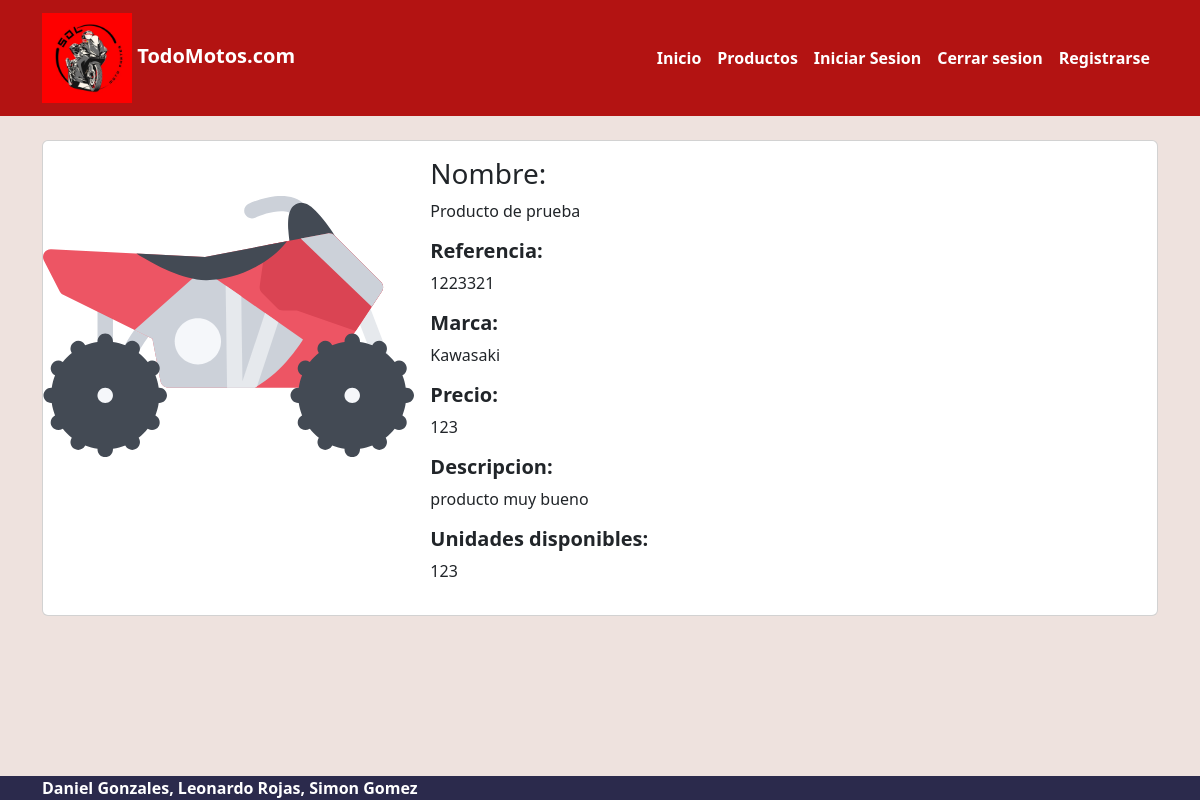
Before: /product/1 with the older database file.
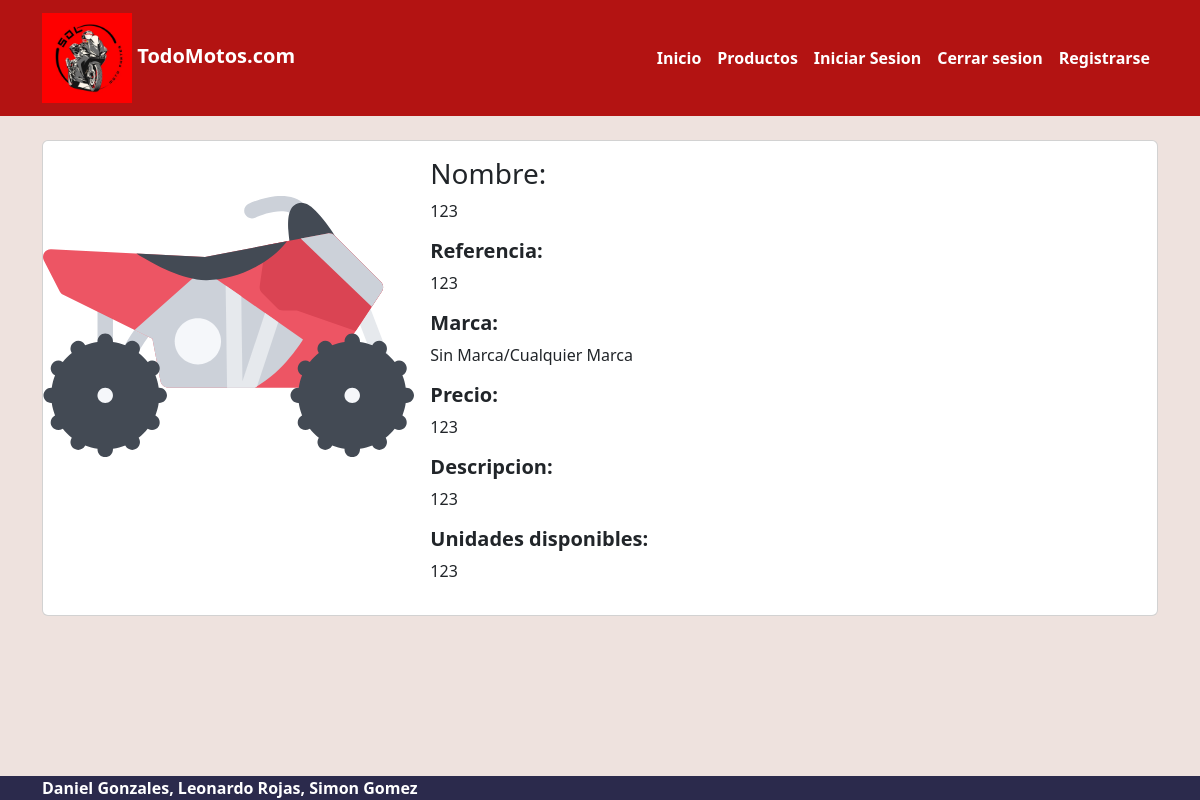
After: the same page with the newer database file.
### ecommerce/models.py (models this page shows)
class Product(models.Model):
    name = models.CharField(max_length=255)
    brand = models.CharField(max_length=50, null=True)
    description = models.CharField(max_length=300)
    reference = models.CharField(max_length=50)
    price = models.IntegerField()
    stock = models.IntegerField()

### ecommerce/views.py (the view, shortened to what this page needs)
# urls.py: path('product/<str:id>',ProductView.as_view(),name='product'),
class ProductView(View):
    template_name = 'pages/product.html'
    form = RatingForm
    viewData = {}
    viewData['form'] = form
    def get(self, request, id):
        try:
            product_id = int(id)
            if product_id < 1:
                raise ValueError("Product id must be 1 or greater")
            product = get_object_or_404(Product, pk=product_id)
        except:
            return redirect('error')
        self.viewData["product"] = product
        return render(request, self.template_name, self.viewData)

### ecommerce/templates/pages/product.html (shortened to what this page needs)
{% extends 'base.html' %}
{% load static %}
{% block content %}
<div class="card mb-3">
    <div class="row g-0">
        <div class="col-md-4">
            <img src="{% static 'products/icono_moto.svg' %}"
                class="img-fluid rounded-start">
        </div>
        <div class="col-md-8">
            <div class="card-body">
                <h3 class="card-title">Nombre:</h3>
                <p class="fst-normal">{{product.name}}</p>
                <h5 class="fw-bold">Referencia:</h5>
                <p class="fst-normal">{{product.reference}}</p>
                <h5 class="fw-bold">Marca: </h5>
                <p class="fst-normal">{{product.brand}}</p>
                <h5 class="fw-bold">Precio:</h5>
                <p class="fst-normal">{{product.price}}</p>
                <h5 class="fw-bold">Descripcion:</h5>
                <p class="fst-normal">{{product.description}}</p>
                <h5 class="fw-bold">Unidades disponibles:</h5>
                <p class="fst-normal">{{product.stock}}</p>
            </div>
        </div>
    </div>
</div>
{% endblock %}

Changed rows visible on the page:
changed Product: name "Producto de prueba" → "123"; reference "1223321" → "123"; brand "Kawasaki" → "Sin Marca/Cualquier Marca"; description "producto muy bueno" → "123"
